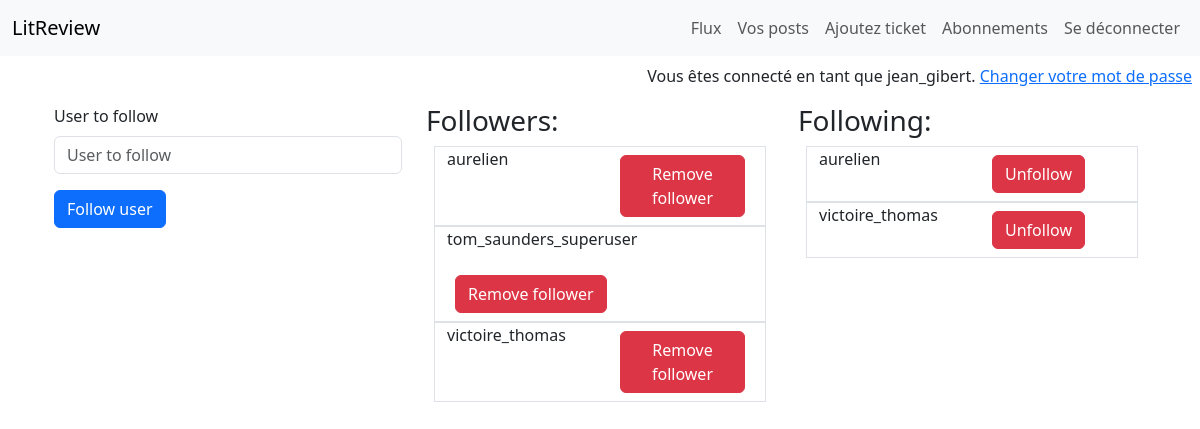
The page /home/abonnements/ (signed in) on the database as committed earlier.
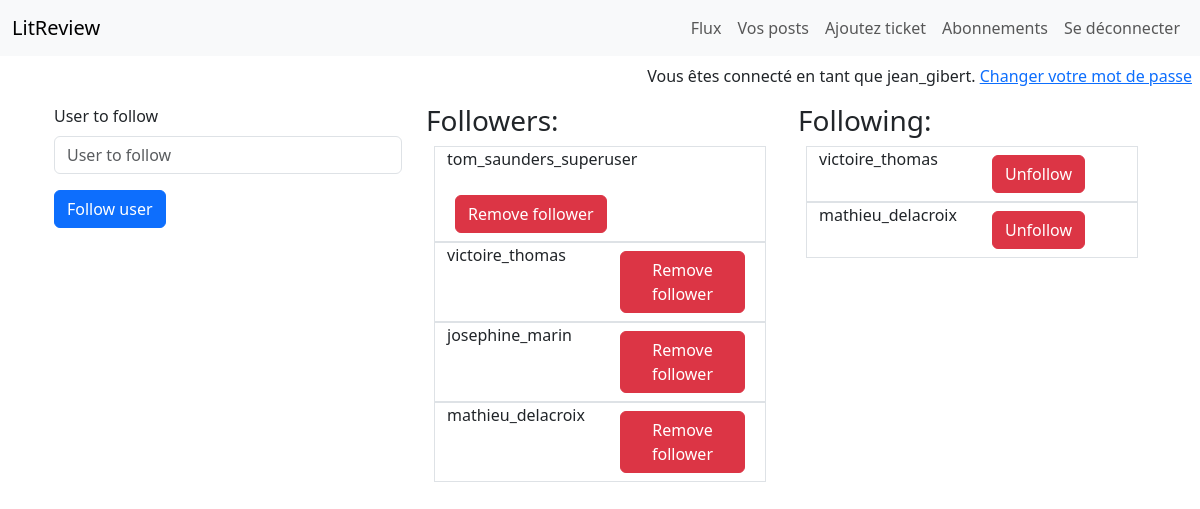
The same page on the database as committed later.
### flux/models.py (models this page shows)
class UserFollows(models.Model):
    user = models.ForeignKey(
        to=settings.AUTH_USER_MODEL, on_delete=models.CASCADE, related_name="following"
    )
    followed_user = models.ForeignKey(
        to=settings.AUTH_USER_MODEL,
        on_delete=models.CASCADE,
        related_name="followed_by",
    )
    class Meta:
        unique_together = (
            "user",
            "followed_user",
        )

### authenticate/models.py (models this page shows)
class User(AbstractUser):
    pass

### flux/views.py (the view)
# urls.py: path("abonnements/", abonnements, name="abonnements"),
@login_required
def abonnements(request):
    following = UserFollows.objects.filter(user=request.user).exclude(
        followed_user=request.user
    )
    followed_by = UserFollows.objects.filter(followed_user=request.user).exclude(
        user=request.user
    )
    form = FollowUserForm()
    context = {"form": form, "following": following, "followers": followed_by}
    return render(request, "flux/abonnements.html", context)

### flux/forms.py
class FollowUserForm(forms.Form):
    user_to_follow = forms.CharField(max_length=150)

### flux/templates/flux/abonnements.html (shortened to what this page needs)
{% extends 'base.html' %}
{% load django_bootstrap5 %}
{% block content %}
    <div class="container">
        <div class="row">
            <div class="col">
                <form method="post" action="{% url 'follow-user' %}">
                    {% bootstrap_form form %}
                    <button type="submit" class="btn btn-primary">Follow user</button>
                </form>
            </div>
            <div class="col">
                <h3>Followers:</h3>
                {% for follower in followers %}
                    <div class="row border mx-2">
                        <div class="col">
                            <p>{{ follower.user }}</p>
                        </div>
                        <div class="col">
                            <a class="btn btn-danger m-2" href="{% url 'remove-follower' follower.user.id %}" role="button">Remove follower</a>
                        </div>
                    </div>
                {% endfor %}
            </div>
            <div class="col">
                <h3>Following:</h3>
                {% for followed in following %}
                    <div class="row border mx-2">
                        <div class="col">
                            <p>{{ followed.followed_user }}</p>
                        </div>
                        <div class="col">
                            <a class="btn btn-danger m-2" href="{% url 'unfollow' followed.followed_user.id %}" role="button">Unfollow</a>
                        </div>
                    </div>
                {% endfor %}
            </div>
        </div>
    </div>
{% endblock %}

Rows that differ between the two databases and show on the page:
removed UserFollows: user "aurelien", shown under "Followers:"
removed UserFollows: followed_user "aurelien", shown under "Following:"
added UserFollows: user "josephine_marin", shown under "Followers:"
added UserFollows: user "mathieu_delacroix", shown under "Followers:"
added UserFollows: followed_user "mathieu_delacroix", shown under "Following:"
